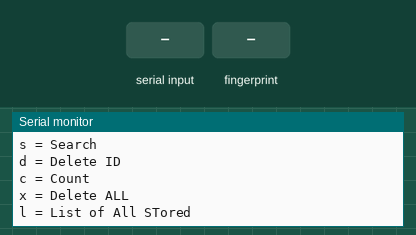
Simulated run of this sketch. Board: ESP32. Shown: the last lines printed to the serial monitor. The test bench sets the inputs (shaded band).

Above: at 2.2 s.
2.3 s: "l\n" received over Serial
At 3.3 s:
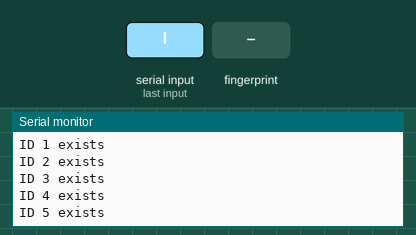
3.8 s: "e90\n" received over Serial
At 5.0 s:
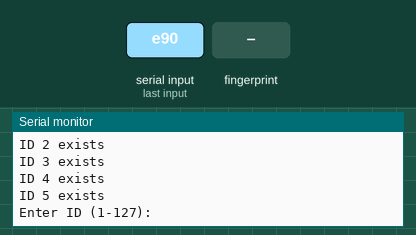
5.3 s: "90,45\n" received over Serial
At 6.5 s:
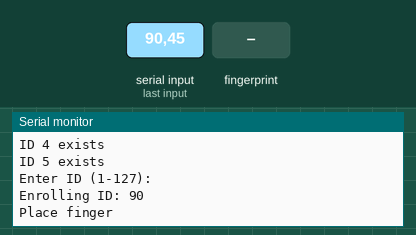
6.8 s: finger stored as number 1 placed on the sensor
At 7.9 s:
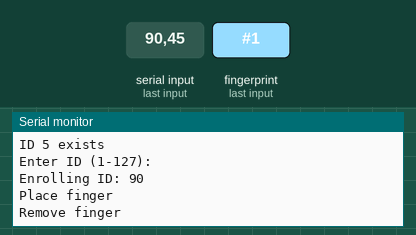
9.8 s: finger stored as number 1 placed on the sensor
At 10.5 s:
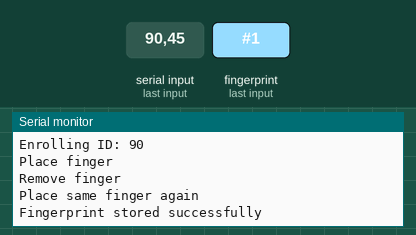
11.5 s: "s90\n" received over Serial
At 12.2 s:
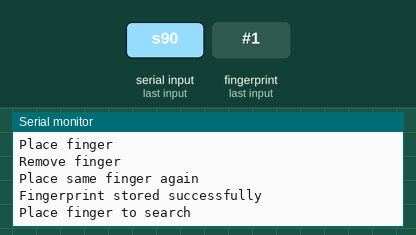
Timing chart, 0 to 14.0 s (numbered marks = the images above; inputs shaded):
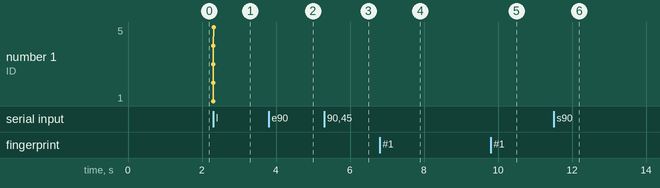

Measured:
- after the input at 2.3 s, the serial monitor: prints a new line at once (image 1)
- after the input at 3.8 s, the serial monitor: prints a new line at once (image 2)
- after the input at 5.3 s, the serial monitor: prints a new line at once (image 3)
- after the input at 6.8 s, the serial monitor: prints a new line after 0.21 s (image 4)
- after the input at 9.8 s, the serial monitor: prints a new line after 0.25 s (image 5)
- after the input at 11.5 s, the serial monitor: prints a new line at once (image 6)

The sketch:

Fingerprint_Test.ino
```cpp
#include <Adafruit_Fingerprint.h>

/* ================= HARDWARE ================= */
HardwareSerial FingerSerial(2);  // ESP32 UART2
Adafruit_Fingerprint finger(&FingerSerial);

/* ================= GLOBAL ================= */
uint8_t fingerID;

/* ================= SETUP ================= */
void setup() {
  Serial.begin(9600);
  FingerSerial.begin(57600, SERIAL_8N1, 16, 17);

  Serial.println("\nAS608 Fingerprint System Started");

  finger.begin(57600);

  if (!finger.verifyPassword()) {
    Serial.println("Fingerprint sensor not detected");
    // while (1)
    //   ;
  }

  Serial.println("Fingerprint sensor detected");

  finger.getTemplateCount();
  Serial.print("Stored fingerprints: ");
  Serial.println(finger.templateCount);

  Serial.println("\nCommands:");
  Serial.println("e = Enroll");
  Serial.println("s = Search");
  Serial.println("d = Delete ID");
  Serial.println("c = Count");
  Serial.println("x = Delete ALL");
  Serial.println("l = List of All STored");
}

/* ================= LOOP ================= */
void loop() {
  if (Serial.available()) {
    char cmd = Serial.read();
    if (cmd == 'e') {
      Serial.println("Enter ID (1-127):");
      fingerID = readID();
      if (fingerID < 1 || fingerID > 127) {
        Serial.println("Invalid ID! Try again.");
        return;
      }
      Serial.println("Enrolling ID: " + String(fingerID));
      enrollFinger(fingerID);
    }

    if (cmd == 's') searchFinger();

    if (cmd == 'd') {
      Serial.println("Enter ID to delete:");
      fingerID = readID();
      if (fingerID < 1 || fingerID > 127) {
        Serial.println("Invalid ID! Try again.");
        return;
      }
      Serial.println("Deleting ID: " + String(fingerID));
      deleteFinger(fingerID);
    }

    if (cmd == 'c') countFinger();

    if (cmd == 'x') deleteAllFinger();

    if (cmd == 'l') listStoredIDs();
  }
}

uint8_t readID() {
  String input = "";

  // Clear any leftover data (like '\n' from command)
  while (Serial.available()) {
    Serial.read();
  }

  // Wait until a NON-empty number is entered
  while (true) {
    while (!Serial.available()) {
      delay(10);
    }

    input = Serial.readStringUntil('\n');
    input.trim();  // remove CR/LF/spaces

    if (input.length() > 0) {
      break;  // valid input received
    }
  }

  return input.toInt();
}


/* ================= FUNCTIONS ================= */

void listStoredIDs() {
  Serial.println("Stored Fingerprint IDs:");

  bool foundAny = false;

  for (uint8_t id = 1; id <= 127; id++) {
    uint8_t p = finger.loadModel(id);
    if (p == FINGERPRINT_OK) {
      Serial.print("ID ");
      Serial.print(id);
      Serial.println(" exists");
      foundAny = true;
    }
  }

  if (!foundAny) {
    Serial.println("No fingerprints stored");
  }
}


void enrollFinger(uint8_t id) {
  int p = -1;
  Serial.println("Place finger");

  while (p != FINGERPRINT_OK) {
    p = finger.getImage();
  }

  finger.image2Tz(1);
  Serial.println("Remove finger");
  delay(2000);

  Serial.println("Place same finger again");
  while (finger.getImage() != FINGERPRINT_OK)
    ;

  finger.image2Tz(2);

  if (finger.createModel() != FINGERPRINT_OK) {
    Serial.println("Finger mismatch");
    return;
  }

  if (finger.storeModel(id) == FINGERPRINT_OK) Serial.println("Fingerprint stored successfully");
  else Serial.println("Store failed");
}

void searchFinger() {
  int p = -1;

  Serial.println("Place finger to search");

  // WAIT until finger is detected
  while (p != FINGERPRINT_OK) {
    p = finger.getImage();
    // Serial.println("Image Getting : " + String(p));
    delay(50);
  }

  p = finger.image2Tz(1);  // Convert image to template buffer 1
  Serial.println("Convert image to template : " + String(p));
  if (p != FINGERPRINT_OK) {
    Serial.println("Image conversion failed");
    return;
  }

  p = finger.fingerSearch();  // Search database
  Serial.println("Search database : " + String(p));
  if (p == FINGERPRINT_OK) {
    Serial.print("Found ID: ");
    Serial.print(finger.fingerID);
    Serial.print("  Confidence: ");
    Serial.println(finger.confidence);
  } else {
    Serial.println("No match found");
  }
}

void deleteFinger(uint8_t id) {
  if (finger.deleteModel(id) == FINGERPRINT_OK) Serial.println("Fingerprint deleted");
  else Serial.println("Delete failed");
}

void countFinger() {
  finger.getTemplateCount();
  Serial.print("Total fingerprints: ");
  Serial.println(finger.templateCount);
}

void deleteAllFinger() {
  if (finger.emptyDatabase() == FINGERPRINT_OK)
    Serial.println("All fingerprints deleted");
  else
    Serial.println("Database clear failed");
}
```
